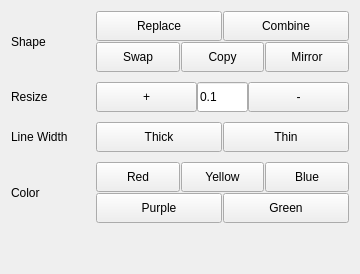
           <widget class="QWidget" name="ControlTtabWidgetPage2">
            <attribute name="title">
             <string>Control Edit</string>
            </attribute>
            <layout class="QVBoxLayout" name="verticalLayout_6">
             <property name="spacing">
              <number>10</number>
             </property>
             <item>
              <widget class="QFrame" name="horizontalFrame_9">
               <property name="class" stdset="0">
                <string>label_frame</string>
               </property>
               <layout class="QHBoxLayout" name="horizontalLayout_43" stretch="1,3">
                <property name="spacing">
                 <number>0</number>
                </property>
                <property name="leftMargin">
                 <number>0</number>
                </property>
                <property name="topMargin">
                 <number>0</number>
                </property>
                <property name="rightMargin">
                 <number>0</number>
                </property>
                <property name="bottomMargin">
                 <number>0</number>
                </property>
                <item>
                 <widget class="QLabel" name="LblControlShapeOperation">
                  <property name="minimumSize">
                   <size>
                    <width>70</width>
                    <height>0</height>
                   </size>
                  </property>
                  <property name="text">
                   <string>Shape</string>
                  </property>
                 </widget>
                </item>
                <item>
                 <layout class="QVBoxLayout" name="verticalLayout_14">
                  <property name="spacing">
                   <number>1</number>
                  </property>
                  <property name="leftMargin">
                   <number>0</number>
                  </property>
                  <property name="topMargin">
                   <number>0</number>
                  </property>
                  <property name="rightMargin">
                   <number>0</number>
                  </property>
                  <property name="bottomMargin">
                   <number>0</number>
                  </property>
                  <item>
                   <layout class="QHBoxLayout" name="horizontalLayout_44">
                    <property name="spacing">
                     <number>1</number>
                    </property>
                    <property name="leftMargin">
                     <number>0</number>
                    </property>
                    <property name="topMargin">
                     <number>0</number>
                    </property>
                    <property name="rightMargin">
                     <number>0</number>
                    </property>
                    <property name="bottomMargin">
                     <number>0</number>
                    </property>
                    <item>
                     <widget class="QPushButton" name="BtnShapeOperationReplace">
                      <property name="minimumSize">
                       <size>
                        <width>0</width>
                        <height>30</height>
                       </size>
                      </property>
                      <property name="toolTip">
                       <string>Select new shape, then old shape.</string>
                      </property>
                      <property name="text">
                       <string>Replace</string>
                      </property>
                     </widget>
                    </item>
                    <item>
                     <widget class="QPushButton" name="BtnShapeOperarionCombine">
                      <property name="minimumSize">
                       <size>
                        <width>0</width>
                        <height>30</height>
                       </size>
                      </property>
                      <property name="toolTip">
                       <string>Select new shape, then old shape.</string>
                      </property>
                      <property name="text">
                       <string>Combine</string>
                      </property>
                      <property name="class" stdset="0">
                       <string>control-group-top-right</string>
                      </property>
                     </widget>
                    </item>
                   </layout>
                  </item>
                  <item>
                   <layout class="QHBoxLayout" name="horizontalLayout_45">
                    <property name="spacing">
                     <number>1</number>
                    </property>
                    <property name="leftMargin">
                     <number>0</number>
                    </property>
                    <property name="topMargin">
                     <number>0</number>
                    </property>
                    <property name="rightMargin">
                     <number>0</number>
                    </property>
                    <property name="bottomMargin">
                     <number>0</number>
                    </property>
                    <item>
                     <widget class="QPushButton" name="BtnShapeOperationSwap">
                      <property name="minimumSize">
                       <size>
                        <width>0</width>
                        <height>30</height>
                       </size>
                      </property>
                      <property name="toolTip">
                       <string>Select new shape, then every original control 
to replaces it's shapes.</string>
                      </property>
                      <property name="text">
                       <string>Swap</string>
                      </property>
                     </widget>
                    </item>
                    <item>
                     <widget class="QPushButton" name="BtnShapeOperationCopy">
                      <property name="minimumSize">
                       <size>
                        <width>0</width>
                        <height>30</height>
                       </size>
                      </property>
                      <property name="toolTip">
                       <string>Creates a clean copy of the 
current control.</string>
                      </property>
                      <property name="text">
                       <string>Copy</string>
                      </property>
                     </widget>
                    </item>
                    <item>
                     <widget class="QPushButton" name="BtnShapeOpereationMirror">
                      <property name="minimumSize">
                       <size>
                        <width>0</width>
                        <height>30</height>
                       </size>
                      </property>
                      <property name="toolTip">
                       <string>Creates a copy of the control on 
the oposite side of X axis.</string>
                      </property>
                      <property name="text">
                       <string>Mirror</string>
                      </property>
                      <property name="class" stdset="0">
                       <string/>
                      </property>
                     </widget>
                    </item>
                   </layout>
                  </item>
                 </layout>
                </item>
               </layout>
              </widget>
             </item>
             <item>
              <widget class="QFrame" name="horizontalFrame_12">
               <property name="class" stdset="0">
                <string>label_frame</string>
               </property>
               <layout class="QHBoxLayout" name="horizontalLayout_46" stretch="1,3">
                <property name="spacing">
                 <number>0</number>
                </property>
                <property name="leftMargin">
                 <number>0</number>
                </property>
                <property name="topMargin">
                 <number>0</number>
                </property>
                <property name="rightMargin">
                 <number>0</number>
                </property>
                <property name="bottomMargin">
                 <number>0</number>
                </property>
                <item>
                 <widget class="QLabel" name="LblResizeShape">
                  <property name="minimumSize">
                   <size>
                    <width>70</width>
                    <height>0</height>
                   </size>
                  </property>
                  <property name="text">
                   <string>Resize</string>
                  </property>
                 </widget>
                </item>
                <item>
                 <layout class="QHBoxLayout" name="horizontalLayout_47" stretch="2,1,2">
                  <property name="spacing">
                   <number>0</number>
                  </property>
                  <property name="leftMargin">
                   <number>0</number>
                  </property>
                  <property name="rightMargin">
                   <number>0</number>
                  </property>
                  <item>
                   <widget class="QPushButton" name="BtnShapeResizePlus">
                    <property name="minimumSize">
                     <size>
                      <width>0</width>
                      <height>30</height>
                     </size>
                    </property>
                    <property name="text">
                     <string>+</string>
                    </property>
                    <property name="class" stdset="0">
                     <string>control-group-left</string>
                    </property>
                   </widget>
                  </item>
                  <item>
                   <widget class="QLineEdit" name="TxtShapeResizeFactor">
                    <property name="minimumSize">
                     <size>
                      <width>0</width>
                      <height>30</height>
                     </size>
                    </property>
                    <property name="maximumSize">
                     <size>
                      <width>16777215</width>
                      <height>16777215</height>
                     </size>
                    </property>
                    <property name="text">
                     <string>0.1</string>
                    </property>
                    <property name="maxLength">
                     <number>4</number>
                    </property>
                    <property name="placeholderText">
                     <string>1.2</string>
                    </property>
                    <property name="clearButtonEnabled">
                     <bool>false</bool>
                    </property>
                    <property name="class" stdset="0">
                     <string>line-edit-text-center</string>
                    </property>
                   </widget>
                  </item>
                  <item>
                   <widget class="QPushButton" name="BtnShapeResizeMinus">
                    <property name="minimumSize">
                     <size>
                      <width>0</width>
                      <height>30</height>
                     </size>
                    </property>
                    <property name="text">
                     <string>-</string>
                    </property>
                    <property name="class" stdset="0">
                     <string>control-group-right</string>
                    </property>
                   </widget>
                  </item>
                 </layout>
                </item>
               </layout>
              </widget>
             </item>
             <item>
              <widget class="QFrame" name="horizontalFrame_14">
               <property name="class" stdset="0">
                <string>label_frame</string>
               </property>
               <layout class="QHBoxLayout" name="horizontalLayout_48" stretch="1,3">
                <property name="spacing">
                 <number>0</number>
                </property>
                <property name="leftMargin">
                 <number>0</number>
                </property>
                <property name="topMargin">
                 <number>0</number>
                </property>
                <property name="rightMargin">
                 <number>0</number>
                </property>
                <property name="bottomMargin">
                 <number>0</number>
                </property>
                <item>
                 <widget class="QLabel" name="LblShapeLineWidth">
                  <property name="minimumSize">
                   <size>
                    <width>70</width>
                    <height>0</height>
                   </size>
                  </property>
                  <property name="text">
                   <string>Line Width</string>
                  </property>
                 </widget>
                </item>
                <item>
                 <layout class="QHBoxLayout" name="horizontalLayout_49">
                  <property name="spacing">
                   <number>1</number>
                  </property>
                  <property name="leftMargin">
                   <number>0</number>
                  </property>
                  <property name="topMargin">
                   <number>0</number>
                  </property>
                  <property name="rightMargin">
                   <number>0</number>
                  </property>
                  <property name="bottomMargin">
                   <number>0</number>
                  </property>
                  <item>
                   <widget class="QPushButton" name="BtnShapeThick">
                    <property name="minimumSize">
                     <size>
                      <width>0</width>
                      <height>30</height>
                     </size>
                    </property>
                    <property name="text">
                     <string>Thick</string>
                    </property>
                   </widget>
                  </item>
                  <item>
                   <widget class="QPushButton" name="BtnShapeThin">
                    <property name="minimumSize">
                     <size>
                      <width>0</width>
                      <height>30</height>
                     </size>
                    </property>
                    <property name="text">
                     <string>Thin</string>
                    </property>
                    <property name="class" stdset="0">
                     <string>control-group-right</string>
                    </property>
                   </widget>
                  </item>
                 </layout>
                </item>
               </layout>
              </widget>
             </item>
             <item>
              <widget class="QFrame" name="horizontalFrame_6">
               <property name="class" stdset="0">
                <string>label_frame</string>
               </property>
               <layout class="QHBoxLayout" name="horizontalLayout_27" stretch="1,3">
                <property name="spacing">
                 <number>0</number>
                </property>
                <property name="leftMargin">
                 <number>0</number>
                </property>
                <property name="topMargin">
                 <number>0</number>
                </property>
                <property name="rightMargin">
                 <number>0</number>
                </property>
                <property name="bottomMargin">
                 <number>0</number>
                </property>
                <item>
                 <widget class="QLabel" name="LblShapeColor">
                  <property name="minimumSize">
                   <size>
                    <width>70</width>
                    <height>0</height>
                   </size>
                  </property>
                  <property name="text">
                   <string>Color</string>
                  </property>
                 </widget>
                </item>
                <item>
                 <widget class="QFrame" name="verticalFrame">
                  <layout class="QVBoxLayout" name="LayShapeColorM">
                   <property name="spacing">
                    <number>1</number>
                   </property>
                   <property name="leftMargin">
                    <number>0</number>
                   </property>
                   <property name="topMargin">
                    <number>0</number>
                   </property>
                   <property name="rightMargin">
                    <number>0</number>
                   </property>
                   <property name="bottomMargin">
                    <number>0</number>
                   </property>
                   <item>
                    <layout class="QHBoxLayout" name="horizontalLayout_28">
                     <property name="spacing">
                      <number>1</number>
                     </property>
                     <property name="leftMargin">
                      <number>0</number>
                     </property>
                     <property name="topMargin">
                      <number>0</number>
                     </property>
                     <property name="rightMargin">
                      <number>0</number>
                     </property>
                     <property name="bottomMargin">
                      <number>0</number>
                     </property>
                     <item>
                      <widget class="QPushButton" name="BtnShapeColorRed">
                       <property name="minimumSize">
                        <size>
                         <width>0</width>
                         <height>30</height>
                        </size>
                       </property>
                       <property name="text">
                        <string>Red</string>
                       </property>
                      </widget>
                     </item>
                     <item>
                      <widget class="QPushButton" name="BtnShapeColorYellow">
                       <property name="minimumSize">
                        <size>
                         <width>0</width>
                         <height>30</height>
                        </size>
                       </property>
                       <property name="text">
                        <string>Yellow</string>
                       </property>
                      </widget>
                     </item>
                     <item>
                      <widget class="QPushButton" name="BtnShapeColorBlue">
                       <property name="minimumSize">
                        <size>
                         <width>0</width>
                         <height>30</height>
                        </size>
                       </property>
                       <property name="styleSheet">
                        <string notr="true"/>
                       </property>
                       <property name="text">
                        <string>Blue</string>
                       </property>
                       <property name="class" stdset="0">
                        <string>control-group-top-right</string>
                       </property>
                      </widget>
                     </item>
                    </layout>
                   </item>
                   <item>
                    <layout class="QHBoxLayout" name="horizontalLayout_33">
                     <property name="spacing">
                      <number>1</number>
                     </property>
                     <property name="leftMargin">
                      <number>0</number>
                     </property>
                     <property name="topMargin">
                      <number>0</number>
                     </property>
                     <property name="rightMargin">
                      <number>0</number>
                     </property>
                     <item>
                      <widget class="QPushButton" name="BtnShapeColorPurple">
                       <property name="minimumSize">
                        <size>
                         <width>0</width>
                         <height>30</height>
                        </size>
                       </property>
                       <property name="text">
                        <string>Purple</string>
                       </property>
                      </widget>
                     </item>
                     <item>
                      <widget class="QPushButton" name="BtnShapeColorGreen">
                       <property name="minimumSize">
                        <size>
                         <width>0</width>
                         <height>30</height>
                        </size>
                       </property>
                       <property name="text">
                        <string>Green</string>
                       </property>
                       <property name="class" stdset="0">
                        <string>control-group-bottom-right</string>
                       </property>
                      </widget>
                     </item>
                    </layout>
                   </item>
                  </layout>
                 </widget>
                </item>
               </layout>
              </widget>
             </item>
             <item>
              <spacer name="PageEditControlVerticalSpacer">
               <property name="orientation">
                <enum>Qt::Vertical</enum>
               </property>
               <property name="sizeHint" stdset="0">
                <size>
                 <width>20</width>
                 <height>40</height>
                </size>
               </property>
              </spacer>
             </item>
            </layout>
           </widget>
